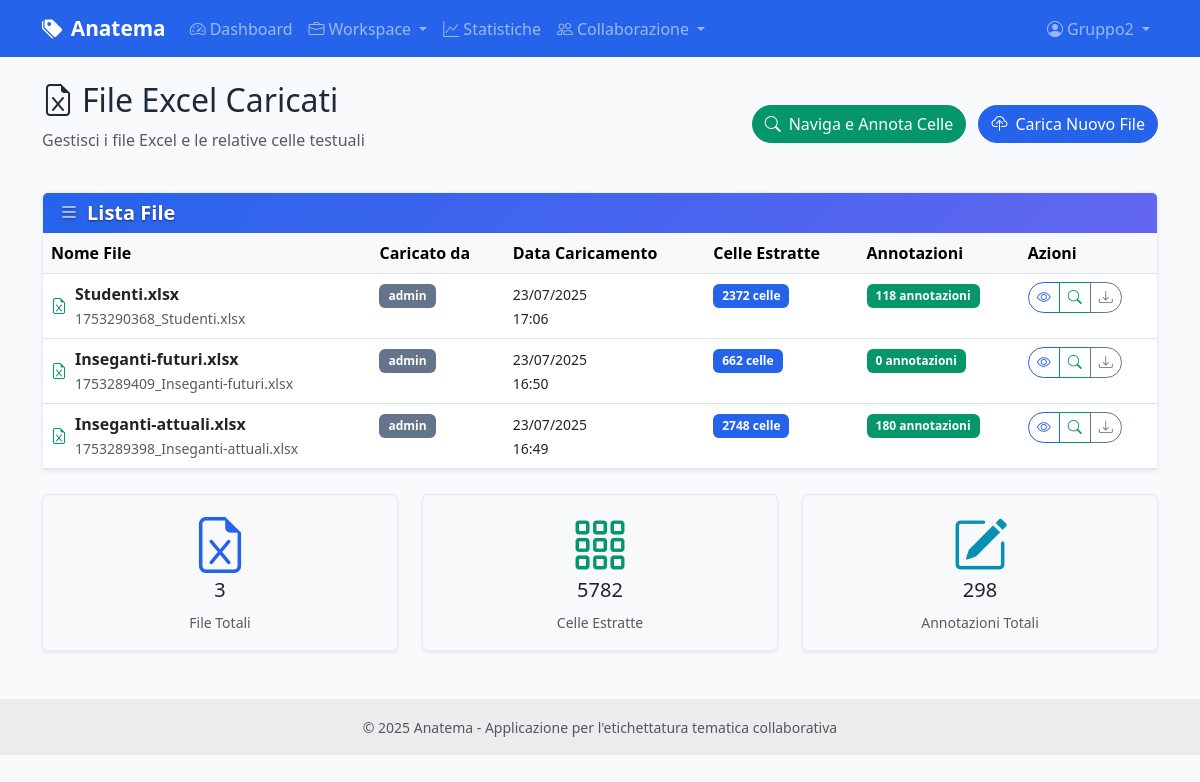
The page /excel/files (signed in) on the database as committed earlier.
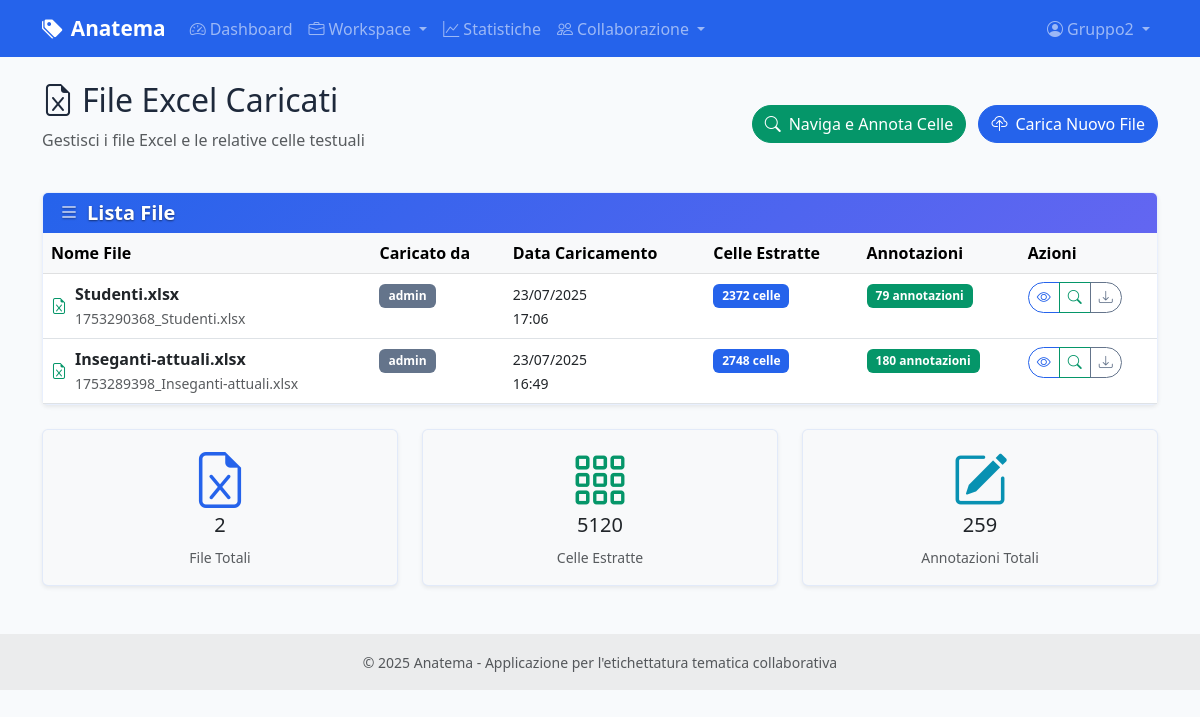
The same page on the database as committed later.
### models.py (models this page shows, shortened)
class User(UserMixin, db.Model):
    id = db.Column(db.Integer, primary_key=True)
    username = db.Column(db.String(80), unique=True, nullable=False)
    email = db.Column(db.String(120), unique=True, nullable=False)
    password_hash = db.Column(db.String(255), nullable=False)
    role = db.Column(db.String(20), default='annotatore')  # 'amministratore' o 'annotatore'
    is_active = db.Column(db.Boolean, default=True)
    last_login = db.Column(db.DateTime)
    created_at = db.Column(db.DateTime, default=datetime.utcnow)
    updated_at = db.Column(db.DateTime, default=datetime.utcnow, onupdate=datetime.utcnow)
    annotations = db.relationship('CellAnnotation', foreign_keys='CellAnnotation.user_id', backref='user', lazy=True)
    @property
    def is_admin(self):
        return self.role == 'amministratore'
    def can_manage_users(self):
        return self.role == 'amministratore'

class ExcelFile(db.Model):
    id = db.Column(db.Integer, primary_key=True)
    filename = db.Column(db.String(255), nullable=False)
    original_filename = db.Column(db.String(255), nullable=False)
    file_path = db.Column(db.String(500), nullable=False)
    uploaded_by = db.Column(db.Integer, db.ForeignKey('user.id'), nullable=False)
    uploaded_at = db.Column(db.DateTime, default=datetime.utcnow)
    project_id = db.Column(db.Integer, db.ForeignKey('projects.id'), nullable=True)
    uploader = db.relationship('User', backref='uploaded_files')
    text_cells = db.relationship('TextCell', backref='excel_file', lazy=True, cascade='all, delete-orphan')

### routes/excel.py (the view)
@excel_bp.route('/files')
@login_required
def list_files():
    page = request.args.get('page', 1, type=int)
    files = ExcelFile.query.order_by(ExcelFile.uploaded_at.desc()).paginate(
        page=page, per_page=10, error_out=False
    )
    return render_template('excel/list_files.html', files=files)

### templates/excel/list_files.html (shortened to what this page needs)
{% extends "base.html" %}
{% block content %}
<div class="row mb-4">
    <div class="col-12">
        <div class="d-flex justify-content-between align-items-center">
            <div>
                <h2>
                    <i class="bi bi-file-earmark-excel me-2"></i>File Excel Caricati
                </h2>
                <p class="text-muted">Gestisci i file Excel e le relative celle testuali</p>
            </div>
            <div>
                <a href="{{ url_for('annotation.browse_annotations') }}" class="btn btn-success me-2">
                    <i class="bi bi-search me-2"></i>Naviga e Annota Celle
                </a>
                <a href="{{ url_for('excel.upload') }}" class="btn btn-primary">
                    <i class="bi bi-cloud-upload me-2"></i>Carica Nuovo File
                </a>
            </div>
        </div>
    </div>
</div>
{% if files.items %}
<div class="row">
    <div class="col-12">
        <div class="card">
            <div class="card-header">
                <h5 class="mb-0">
                    <i class="bi bi-list me-2"></i>Lista File
                </h5>
            </div>
            <div class="card-body p-0">
                <div class="table-responsive">
                    <table class="table table-hover mb-0">
                        <thead class="table-light">
                            <tr>
                                <th>Nome File</th>
                                <th>Caricato da</th>
                                <th>Data Caricamento</th>
                                <th>Celle Estratte</th>
                                <th>Annotazioni</th>
                                <th>Azioni</th>
                            </tr>
                        </thead>
                        <tbody>
                            {% for file in files.items %}
                            <tr>
                                <td>
                                    <div class="d-flex align-items-center">
                                        <i class="bi bi-file-earmark-excel text-success me-2"></i>
                                        <div>
                                            <strong>{{ file.original_filename }}</strong>
                                            <br>
                                            <small class="text-muted">{{ file.filename }}</small>
                                        </div>
                                    </div>
                                </td>
                                <td>
                                    <span class="badge bg-secondary">{{ file.uploader.username }}</span>
                                </td>
                                <td>
                                    <small>{{ file.uploaded_at.strftime('%d/%m/%Y<br>%H:%M')|safe }}</small>
                                </td>
                                <td>
                                    <span class="badge bg-primary">{{ file.text_cells|length }} celle</span>
                                </td>
                                <td>
                                    {% set total_annotations = file.text_cells|map(attribute='annotations')|map('length')|sum %}
                                    <span class="badge bg-success">{{ total_annotations }} annotazioni</span>
                                </td>
                                <td>
                                    <div class="btn-group btn-group-sm" role="group">
                                        <a href="{{ url_for('excel.view_file', file_id=file.id) }}"
                                           class="btn btn-outline-primary"
                                           title="Visualizza file">
                                            <i class="bi bi-eye"></i>
                                        </a>
                                        <a href="{{ url_for('annotation.browse_annotations', file_id=file.id) }}"
                                           class="btn btn-outline-success"
                                           title="Naviga e annota celle">
                                            <i class="bi bi-search"></i>
                                        </a>
                                        <a href="{{ url_for('excel.download_file', file_id=file.id) }}"
                                           class="btn btn-outline-secondary"
                                           title="Scarica file">
                                            <i class="bi bi-download"></i>
                                        </a>
                                    </div>
                                </td>
                            </tr>
                            {% endfor %}
                        </tbody>
                    </table>
                </div>
            </div>
        </div>
    </div>
</div>
{% endif %}
<div class="row mt-4">
    <div class="col-md-4">
        <div class="card bg-light">
            <div class="card-body text-center">
                <i class="bi bi-file-earmark-excel display-4 text-primary mb-2"></i>
                <h5>{{ files.total }}</h5>
                <small class="text-muted">File Totali</small>
            </div>
        </div>
    </div>
    <div class="col-md-4">
        <div class="card bg-light">
            <div class="card-body text-center">
                <i class="bi bi-grid-3x3-gap display-4 text-success mb-2"></i>
                <h5>
                    {% set total_cells = files.items|map(attribute='text_cells')|map('length')|sum %}
                    {{ total_cells }}
                </h5>
                <small class="text-muted">Celle Estratte</small>
            </div>
        </div>
    </div>
    <div class="col-md-4">
        <div class="card bg-light">
            <div class="card-body text-center">
                <i class="bi bi-pencil-square display-4 text-info mb-2"></i>
                <h5>
                    {% set total_annotations = files.items|map(attribute='text_cells')|map('map', attribute='annotations')|map('map', 'length')|map('sum')|sum %}
                    {{ total_annotations }}
                </h5>
                <small class="text-muted">Annotazioni Totali</small>
            </div>
        </div>
    </div>
</div>
{% endblock %}

### templates/base.html (shortened to what this page needs)
<!DOCTYPE html>
<html lang="it">
<head>
    <link href="https://cdn.jsdelivr.net/npm/bootstrap@5.3.0/dist/css/bootstrap.min.css" rel="stylesheet">
    <link href="https://cdn.jsdelivr.net/npm/bootstrap-icons@1.10.0/font/bootstrap-icons.css" rel="stylesheet">
    <link href="{{ url_for('static', filename='css/style.css') }}" rel="stylesheet">
</head>
<body>
    <nav class="navbar navbar-expand-lg navbar-dark bg-primary">
        <div class="container">
            <a class="navbar-brand" href="{{ url_for('main.index') }}">
                <i class="bi bi-tags-fill me-2"></i>Anatema
            </a>
            <div class="collapse navbar-collapse" id="navbarNav">
                <ul class="navbar-nav me-auto">
                    {% if current_user.is_authenticated %}
                    <li class="nav-item">
                        <a class="nav-link" href="{{ url_for('main.dashboard') }}">
                            <i class="bi bi-speedometer2 me-1"></i>Dashboard
                        </a>
                    </li>
                    <li class="nav-item dropdown">
                        <a class="nav-link dropdown-toggle" href="#" id="workspaceDropdown" role="button" data-bs-toggle="dropdown">
                            <i class="bi bi-briefcase me-1"></i>Workspace
                        </a>
                    </li>
                    <li class="nav-item">
                        <a class="nav-link" href="{{ url_for('statistics.overview') }}">
                            <i class="bi bi-graph-up me-1"></i>Statistiche
                        </a>
                    </li>
                    <li class="nav-item dropdown">
                        <a class="nav-link dropdown-toggle" href="#" id="collaborationDropdown" role="button" data-bs-toggle="dropdown">
                            <i class="bi bi-people me-1"></i>Collaborazione
                        </a>
                    </li>
                    {% endif %}
                </ul>
                <ul class="navbar-nav">
                    {% if current_user.is_authenticated %}
                    <li class="nav-item dropdown">
                        <a class="nav-link dropdown-toggle" href="#" id="userDropdown" role="button" data-bs-toggle="dropdown">
                            <i class="bi bi-person-circle me-1"></i>{{ current_user.username }}
                        </a>
                    </li>
                    {% endif %}
                </ul>
            </div>
        </div>
    </nav>
    <main class="container my-4">
        {% block content %}{% endblock %}
    </main>
    <footer class="bg-light text-center text-lg-start mt-5">
        <div class="text-center p-3" style="background-color: rgba(0, 0, 0, 0.05);">
            <small class="text-muted">
                © 2025 Anatema - Applicazione per l'etichettatura tematica collaborativa
            </small>
        </div>
    </footer>
</body>
</html>

### static/css/style.css (style rules this page uses)
:root { --primary-color: #2563eb; --secondary-color: #6366f1; --success-color: #059669; --warning-color: #d97706; --danger-color: #dc2626; --info-color: #0891b2; --light-color: #f8fafc; --dark-color: #1e293b; --accent-color: #7c3aed; --muted-color: #64748b; }
body { font-family: 'Segoe UI', Tahoma, Geneva, Verdana, sans-serif; background-color: var(--light-color); color: var(--dark-color); }
.navbar-brand { font-weight: 600; font-size: 1.3rem; }
.card { border: none; box-shadow: 0 0.125rem 0.25rem rgba(0, 0, 0, 0.075); transition: box-shadow 0.15s ease-in-out; }
.card-header { background: linear-gradient(135deg, var(--primary-color), var(--secondary-color)) !important; color: white !important; border-bottom: none; font-weight: 600; }
.card-header h5, .card-header .h5 { color: white !important; font-weight: 600; }
.btn { border-radius: 50px; font-weight: 500; transition: all 0.2s ease; }
.badge { font-size: 0.85em; padding: 0.5em 0.75em; }
.badge { font-weight: 600; font-size: 0.75rem; }
.badge.bg-primary:not([style*="background-color"]), .bg-primary:not([style*="background-color"]) { background-color: var(--primary-color) !important; }
.badge.bg-secondary:not([style*="background-color"]), .bg-secondary:not([style*="background-color"]) { background-color: var(--muted-color) !important; }
.badge.bg-success:not([style*="background-color"]), .bg-success:not([style*="background-color"]) { background-color: var(--success-color) !important; }
.text-primary { color: var(--primary-color) !important; }
.text-success { color: var(--success-color) !important; }
.text-info { color: var(--info-color) !important; }
.btn-primary { background-color: var(--primary-color); border-color: var(--primary-color); }
.btn-success { background-color: var(--success-color); border-color: var(--success-color); }
.btn-outline-primary { color: var(--primary-color); border-color: var(--primary-color); }
.btn-outline-success { color: var(--success-color); border-color: var(--success-color); }
.btn-outline-secondary { color: var(--muted-color); border-color: var(--muted-color); }
.card { border: 1px solid rgba(37, 99, 235, 0.1); }
span.badge, .badge { font-weight: 600 !important; }
.card-header:not(.non-existent-class):not(.another-non-existent):not(.third-non-existent) { color: white !important; text-shadow: 0 1px 2px rgba(0, 0, 0, 0.5) !important; }
.card-header:not(.non-existent-class):not(.another-non-existent):not(.third-non-existent) *:not(input):not(textarea):not(select):not(.form-control):not(.form-select) { color: white !important; text-shadow: 0 1px 2px rgba(0, 0, 0, 0.5) !important; }
#non-existent-id .card-header, body #non-existent-id .card-header, html body #non-existent-id .card-header, .card-header { color: white !important; }
#non-existent-id .card-header *, body #non-existent-id .card-header *, html body #non-existent-id .card-header *, .card-header * { color: white !important; }
html body div.card div.card-header h1, html body div.card div.card-header h2, html body div.card div.card-header h3, html body div.card div.card-header h4, html body div.card div.card-header h5, html body div.card div.card-header h6 { color: white !important; }
html body div.card div.card-header strong, html body div.card div.card-header b, html body div.card div.card-header em, html body div.card div.card-header i { color: white !important; }
.card-header, .card-header *:not(input):not(textarea):not(select):not(.form-control):not(.form-select) { animation: force-white-text 0.01s infinite !important; color: white !important; -webkit-text-fill-color: white !important; text-shadow: 0 1px 2px rgba(0, 0, 0, 0.5) !important; }
.card-header { --bs-text-opacity: 1 !important; color: rgba(255, 255, 255, var(--bs-text-opacity)) !important; }
.card-header *:not(input):not(textarea):not(select):not(.form-control):not(.form-select) { color: white !important; -webkit-text-fill-color: white !important; -moz-text-fill-color: white !important; -ms-text-fill-color: white !important; fill: white !important; }
div.card-header, div.card-header *, .card > .card-header, .card > .card-header *, .card .card-header, .card .card-header * { color: white !important; }
.card-header *:not(input):not(textarea):not(select):not(.form-control):not(.form-select), .card-header:not(.bg-light) *:not(input):not(textarea):not(select):not(.form-control):not(.form-select) { color: white !important; text-shadow: 0 1px 2px rgba(0, 0, 0, 0.3) !important; }

Rows that differ between the two databases and show on the page:
removed ExcelFile: original_filename "Inseganti-futuri.xlsx", filename "1753289409_Inseganti-futuri.xlsx", uploader.username "admin", uploaded_at "23/07/2025 16:50", text_cells|length "662", total_annotations "0"
computed for ExcelFile "Studenti.xlsx": total_annotations "118" → "79"
Other text that changed with them:
{{ files.total }}: "3" → "2"
{{ total_cells }}: "5782" → "5120"
{{ total_annotations }}: "298" → "259"
